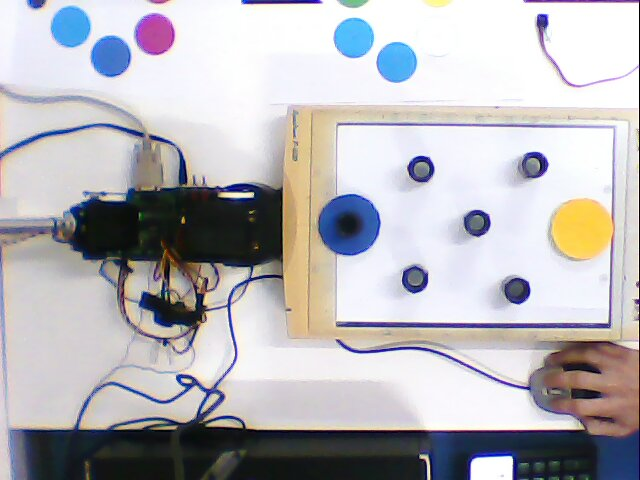
//> input picture 1.jpg, 640 x 480 px, given in place of the camera
$ ./meta1   (built with g++ and OpenCV 4)
//> lines starting //> are read from the running program, lines starting //| are printed output that depends on the picture; after the words box and inside, x2 and y2 are one past the last pixel; in counts of white or black regions, pixels touching at a corner belong together
#include "opencv2/highgui/highgui.hpp"
#include "opencv2/imgproc/imgproc.hpp"
#include <stdio.h>
#include <iostream>

using namespace cv;
using namespace std;

static void help()
{
    cout << "\nThis program demonstrates circle finding with the Hough transform.\n"
            "Usage:\n"
            "./houghcircles <image_name>, Default is pic1.png\n" << endl;
}

int main(int argc, char** argv)
{
    Mat hsv_img;
    Mat yellow;
    Mat img;
    Mat cimg;
    int key = 0;


    CvCapture* capture = 0;
    capture = cvCaptureFromCAM(CV_CAP_ANY); //0=default, -1=any camera, 1..99=your camera
    if (!capture) {
      cout << "No camera detected" << endl;
    }
    //const char* filename = argc >= 2 ? argv[1] : "board.jpg";
    do {
     //img = imread(filename, 1);
        img = cvQueryFrame(capture);
//> img is the input picture: 480 rows x 640 cols, CV_8UC3; mean B, G, R 185.7, 181.6, 183.3
        Mat img_trabalho;
        Mat img_configuracao;
        img.copyTo(img_trabalho);
        img.copyTo(img_configuracao);


        cvtColor(img, cimg, COLOR_BGR2GRAY);
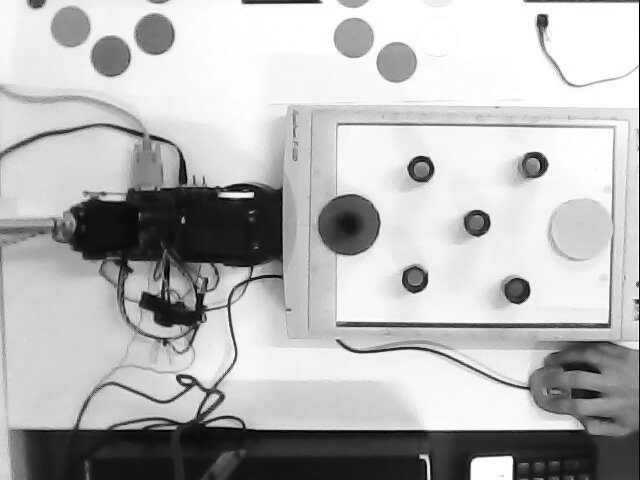
//> cimg: 480 rows x 640 cols, CV_8UC1; min 0, max 255, mean 182.5
        vector<Vec3f> circles(1);
        GaussianBlur(cimg,cimg,  Size(9, 9), 4, 4);
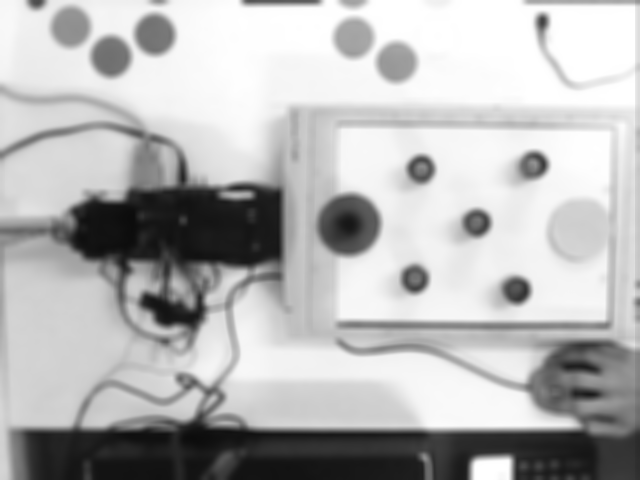
//> cimg: 480 rows x 640 cols, CV_8UC1; min 12, max 255, mean 182.7
        HoughCircles(cimg, circles, CV_HOUGH_GRADIENT, 1, 8,
                     100, 30, 1, 25 // change the last two parameters
                                    // (min_radius & max_radius) to detect larger circles
                     );
//> circles = 9 circles (x, y, radius): [70.5, 26.5, 19.9], [154.5, 34.5, 20.2], [353.5, 37.5, 20.4], [395.5, 61.5, 20.5], [110.5, 56.5, 20.4], [476.5, 222.5, 13.1], [516.5, 289.5, 13.1], [421.5, 168.5, 12.9], [533.5, 164.5, 13]

         for( size_t i = 0; i < circles.size(); i++ ){
             Vec3i c = circles[i];
             circle(img_trabalho, Point(c[0], c[1]), c[2], Scalar(0,0,0), 3, CV_AA);
             circle(img_trabalho, Point(c[0], c[1]), c[2], Scalar(0,0,255),-1, 3, CV_AA);
         }
//> this loop made 9 passes
//> c on passes 1 to 9: [70, 26, 20], [154, 34, 20], [354, 38, 20], [396, 62, 20], [110, 56, 20], [476, 222, 13], [516, 290, 13], [422, 168, 13], [534, 164, 13]
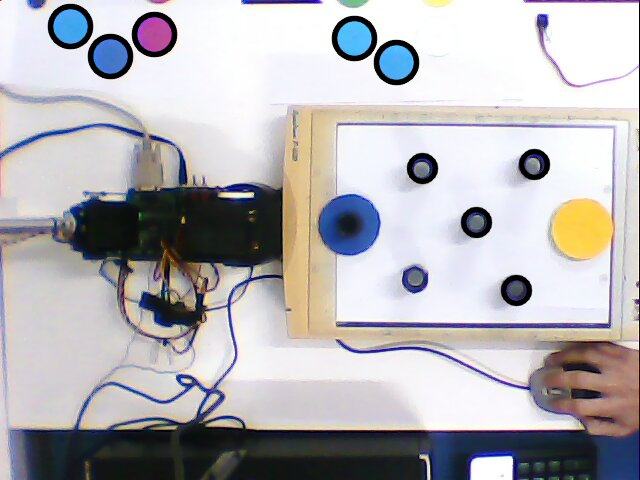
//> img_trabalho: 480 rows x 640 cols, CV_8UC3; 2.16% of pixels changed, all inside (x1, y1, x2, y2) = (0, 0, 551, 307)

        for( size_t i = 0; i < circles.size(); i++ ){
            Vec3i c = circles[i];
            circle(img_configuracao, Point(c[0], c[1]), 20, Scalar(0,0,255),-1, 3, CV_AA);
        }
//> img_configuracao: 480 rows x 640 cols, CV_8UC3; 1 pixels changed, all inside (x1, y1, x2, y2) = (0, 0, 1, 1)

        HoughCircles(cimg, circles, CV_HOUGH_GRADIENT, 1, 10,
                     100, 30, 20, 38 // change the last two parameters
                                    // (min_radius & max_radius) to detect larger circles
                     );
//> circles = 5 circles (x, y, radius): [348.5, 224.5, 31.2], [353.5, 37.5, 20.4], [395.5, 61.5, 20.5], [109.5, 55.5, 20.8], [154.5, 34.5, 20.3]

         for( size_t i = 0; i < circles.size(); i++ ){
             Vec3i c = circles[i];
             circle(img_trabalho, Point(c[0], c[1]), c[2], Scalar(0,0,0), 3, CV_AA);
             circle(img_trabalho, Point(c[0], c[1]), c[2], Scalar(0,255,0),-1, 3, CV_AA);
         }
//> this loop made 5 passes
//> c on passes 1 to 5: [348, 224, 31], [354, 38, 20], [396, 62, 20], [110, 56, 21], [154, 34, 20]
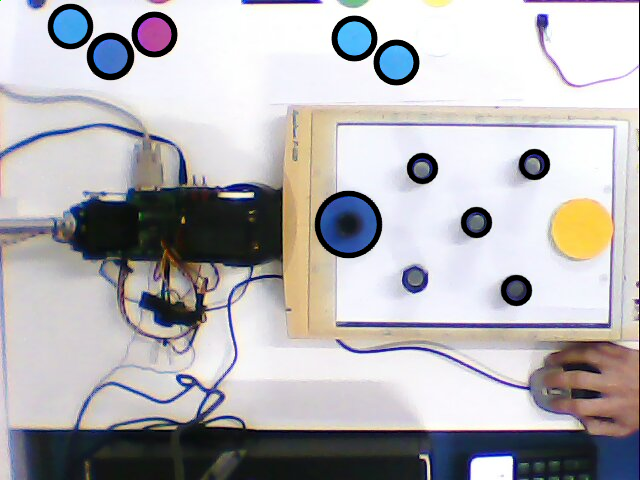
//> img_trabalho: 480 rows x 640 cols, CV_8UC3; 0.91% of pixels changed, all inside (x1, y1, x2, y2) = (0, 0, 420, 259)

        for( size_t i = 0; i < circles.size(); i++ ){
            Vec3i c = circles[i];
            circle(img_configuracao, Point(c[0], c[1]), 10, Scalar(0,255,0),-1, 3, CV_AA);
        }
//> img_configuracao: 480 rows x 640 cols, CV_8UC3; mean B, G, R 185.7, 181.6, 183.3

        imshow("Trabalho", img_trabalho);
        imshow("Configuracao", img_configuracao);

        key = waitKey(500);
//> the Esc key is pressed
        printf("Tecla: %d\n", key);

  } while (key != 1048683 || key == -1);
  return 0;
}

$ run again, on 3.jpg
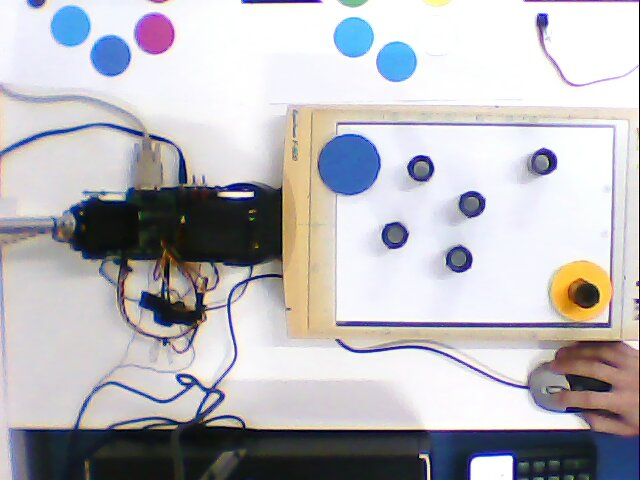
//> input picture 3.jpg, 640 x 480 px, given in place of the camera
//> img is the input picture: 480 rows x 640 cols, CV_8UC3; mean B, G, R 188.2, 183.8, 185.4
//> `HoughCircles(cimg, circles, CV_HOUGH_GRADIENT, 1, 8, 100, 30, 1, 25  );`: circles = 9 circles (x, y, radius): [154.5, 33.5, 19.9], [353.5, 36.5, 20], [69.5, 26.5, 19.4], [395.5, 61.5, 19.6], [109.5, 55.5, 20.2], [393.5, 234.5, 13.8], [420.5, 168.5, 13], [471.5, 203.5, 13.7], [543.5, 161.5, 12.5]
//> the loop `for( size_t i = 0; i < circles.size(); i++ )` made 9 passes
//> c on passes 1 to 8: [154, 34, 20], [354, 36, 20], [70, 26, 19], [396, 62, 20], [110, 56, 20], [394, 234, 14], [420, 168, 13], [472, 204, 14]
//> after the loop `for( size_t i = 0; i < circles.size(); i++ )`:
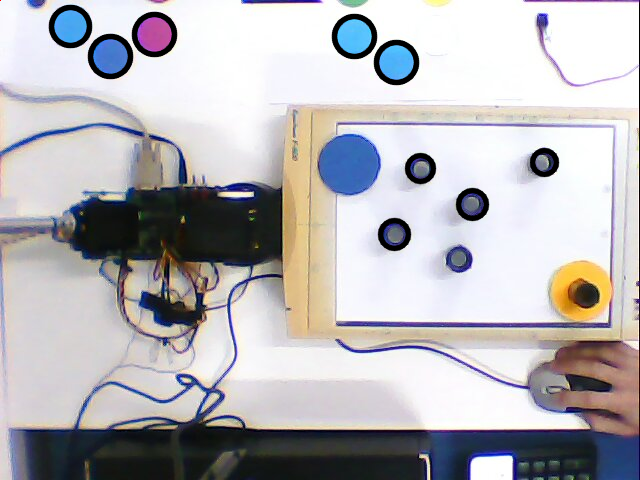
//> img_trabalho: 480 rows x 640 cols, CV_8UC3; 2.17% of pixels changed, all inside (x1, y1, x2, y2) = (0, 0, 560, 252)
//> `HoughCircles(cimg, circles, CV_HOUGH_GRADIENT, 1, 10, 100, 30, 20, 38 ..`: circles = 6 circles (x, y, radius): [348.5, 163.5, 32], [395.5, 61.5, 20.8], [154.5, 33.5, 21], [70.5, 26.5, 20.4], [352.5, 37.5, 20.8], [110.5, 55.5, 20.2]
//> the loop `for( size_t i = 0; i < circles.size(); i++ )` made 6 passes
//> c on passes 1 to 6: [348, 164, 32], [396, 62, 21], [154, 34, 21], [70, 26, 20], [352, 38, 21], [110, 56, 20]
//> after the loop `for( size_t i = 0; i < circles.size(); i++ )`:
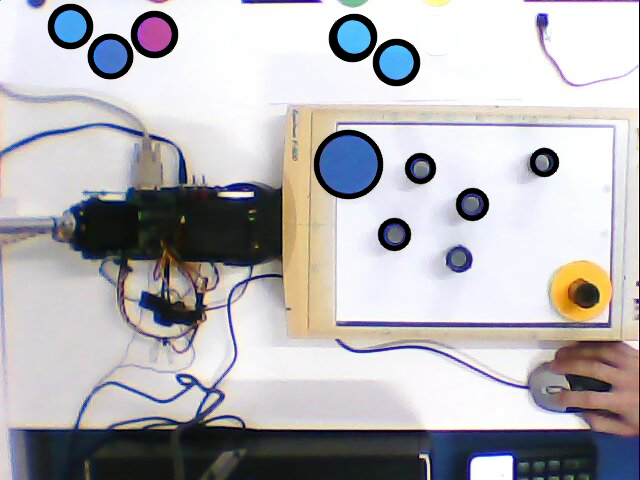
//> img_trabalho: 480 rows x 640 cols, CV_8UC3; 1.08% of pixels changed, all inside (x1, y1, x2, y2) = (0, 0, 421, 200)

$ run again, on 1e.jpg
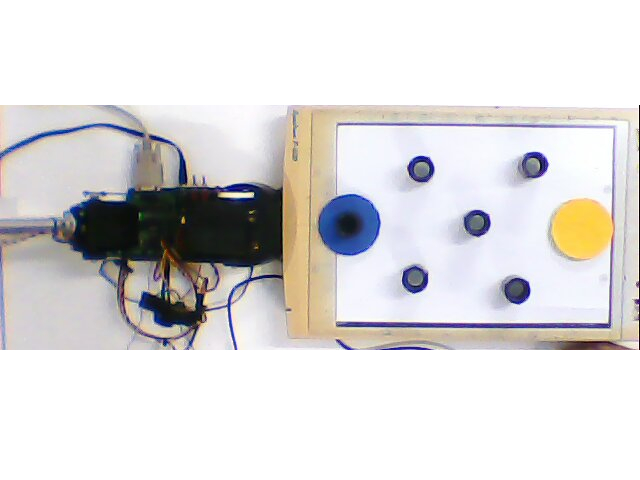
//> input picture 1e.jpg, 640 x 480 px, given in place of the camera
//> img is the input picture: 480 rows x 640 cols, CV_8UC3; mean B, G, R 218.4, 218.2, 220
//> `HoughCircles(cimg, circles, CV_HOUGH_GRADIENT, 1, 8, 100, 30, 1, 25  );`: circles = 4 circles (x, y, radius): [476.5, 222.5, 13.1], [516.5, 289.5, 13.1], [421.5, 168.5, 12.9], [533.5, 164.5, 13]
//> the loop `for( size_t i = 0; i < circles.size(); i++ )` made 4 passes
//> c on passes 1 to 4: [476, 222, 13], [516, 290, 13], [422, 168, 13], [534, 164, 13]
//> after the loop `for( size_t i = 0; i < circles.size(); i++ )`:
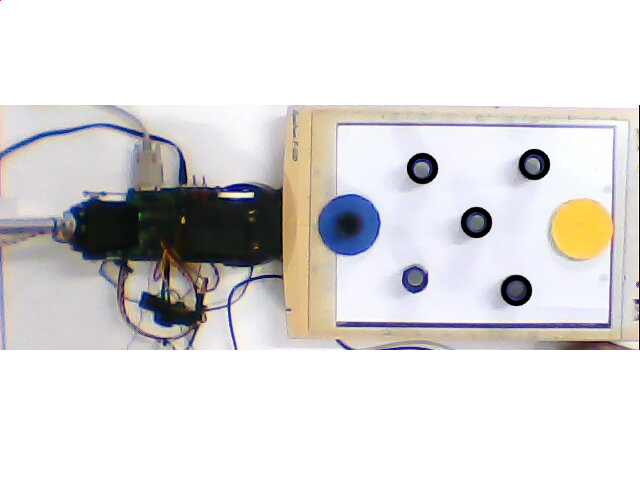
//> img_trabalho: 480 rows x 640 cols, CV_8UC3; 0.73% of pixels changed, all inside (x1, y1, x2, y2) = (0, 0, 551, 307)
//> `HoughCircles(cimg, circles, CV_HOUGH_GRADIENT, 1, 10, 100, 30, 20, 38 ..`: circles = 1 circle (x, y, radius): [348.5, 223.5, 31.4]
//> the loop `for( size_t i = 0; i < circles.size(); i++ )` made 1 pass
//> c on pass 1: [348, 224, 31]
//> after the loop `for( size_t i = 0; i < circles.size(); i++ )`:
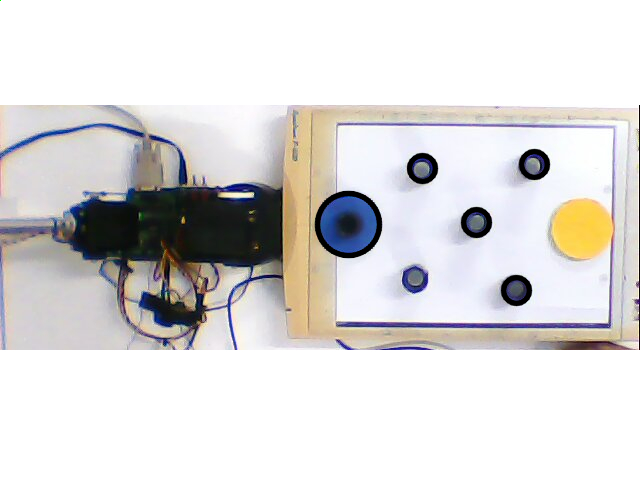
//> img_trabalho: 480 rows x 640 cols, CV_8UC3; 0.44% of pixels changed, all inside (x1, y1, x2, y2) = (0, 0, 383, 259)
